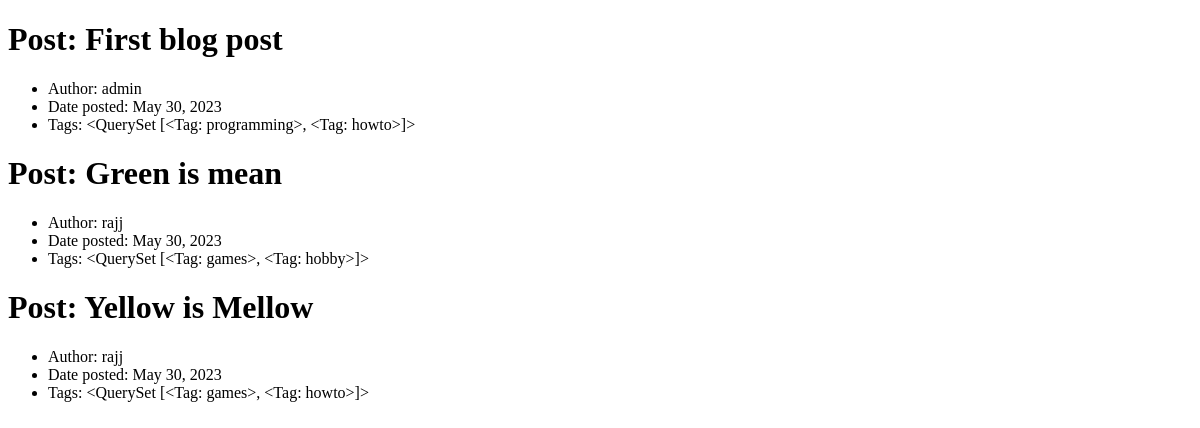
The page /blog/posts/ on the database as committed earlier.
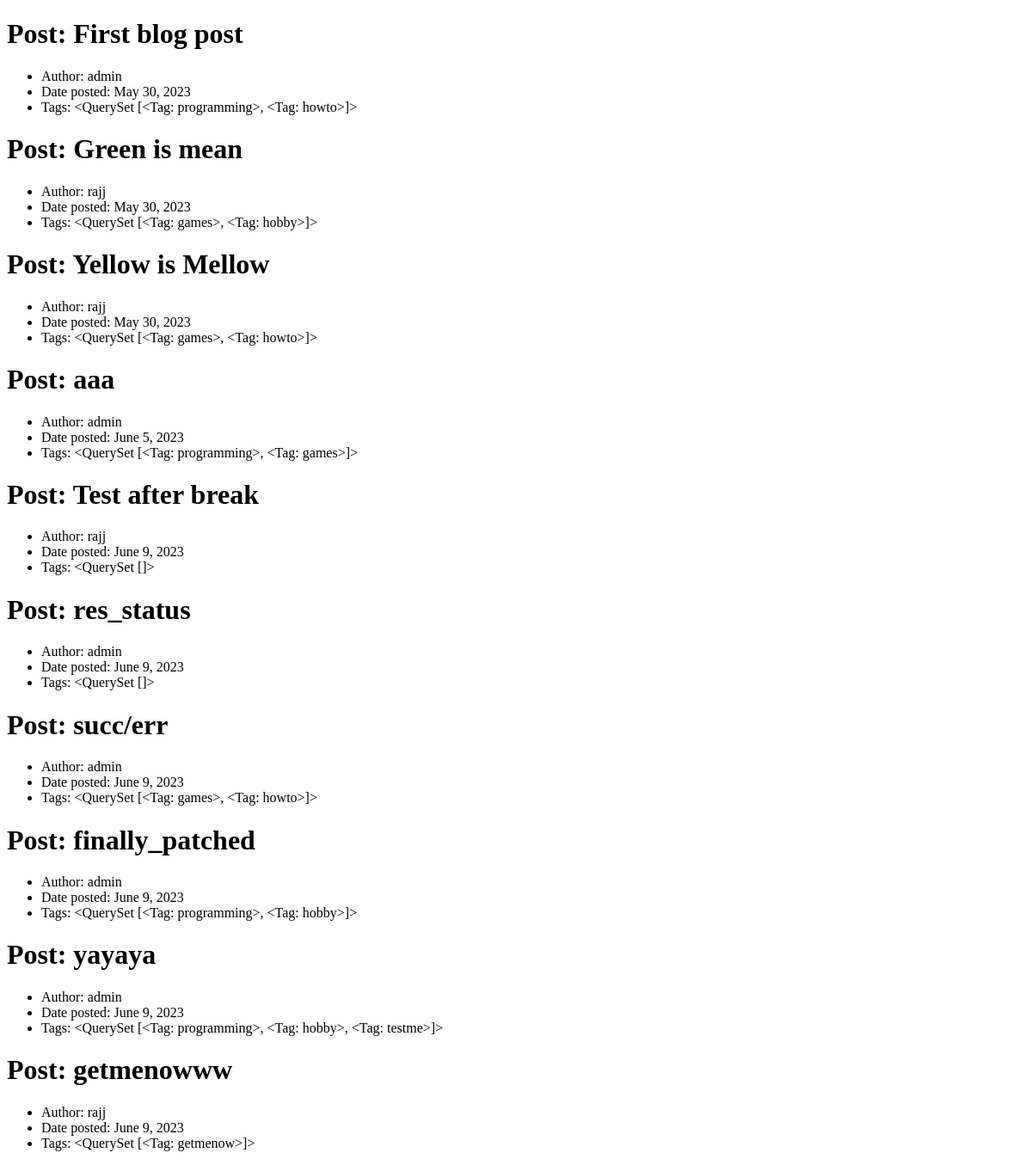
The same page on the database as committed later.
### blogapp/models.py (models this page shows, shortened)
class Post(models.Model):
    title = models.CharField(max_length=200)
    author = models.ForeignKey(User,
                                on_delete=models.CASCADE,
                                related_name="posts")
    date_posted = models.DateField(auto_now_add=True)
    date_updated = models.DateField(auto_now=True, blank=True)
    tags = models.ManyToManyField(Tag, related_name="posts")
    content = models.CharField(max_length=2000)
    img = models.URLField(max_length=250)
    views = models.IntegerField(default=0, blank=True)

class User(models.Model):
    username = models.CharField(max_length=50)
    name = models.CharField(max_length=50)
    password = models.CharField(max_length=50)
    mail = models.EmailField(max_length=100)
    bio = models.CharField(max_length=500)
    avatar = models.URLField(max_length=250)
    def __str__(self):
        return self.username

class Tag(models.Model):
    name = models.CharField(max_length=25)
    description = models.CharField(max_length=500)
    def __str__(self):
        return self.name

### blogapp/views.py (the view)
# urls.py: path("posts/", PostListView.as_view(), name="post_list"),
class PostListView(ListView):
    model = Post
    template_name = "blogapp/post_list.html"

### blogapp/templates/blogapp/post_list.html (shortened to what this page needs)
<!DOCTYPE html>
<html lang="en">
<head>
</head>
<body>
    {% for object in object_list %}
    <h1>Post: {{object.title}} </h1>
    <ul>
        <li>Author: {{object.author}}</li>
        <li>Date posted: {{object.date_posted}}</li>
        <li>Tags: {{object.tags.all}}</li>
    </ul>
    {% endfor %}
</body>
</html>

Rows that differ between the two databases and show on the page:
added Post: title "aaa", author "admin", date_posted "June 5, 2023", tags.all "<QuerySet [<Tag: programming>, <Tag: games>]>"
added Post: title "Test after break", author "rajj", date_posted "June 9, 2023", tags.all "<QuerySet []>"
added Post: title "res_status", author "admin", date_posted "June 9, 2023", tags.all "<QuerySet []>"
added Post: title "succ/err", author "admin", date_posted "June 9, 2023", tags.all "<QuerySet [<Tag: games>, <Tag: howto>]>"
added Post: title "finally_patched", author "admin", date_posted "June 9, 2023", tags.all "<QuerySet [<Tag: programming>, <Tag: hobby>]>"
added Post: title "yayaya", author "admin", date_posted "June 9, 2023", tags.all "<QuerySet [<Tag: programming>, <Tag: hobby>, <Tag: testme>]>"
added Post: title "getmenowww", author "rajj", date_posted "June 9, 2023", tags.all "<QuerySet [<Tag: getmenow>]>"
